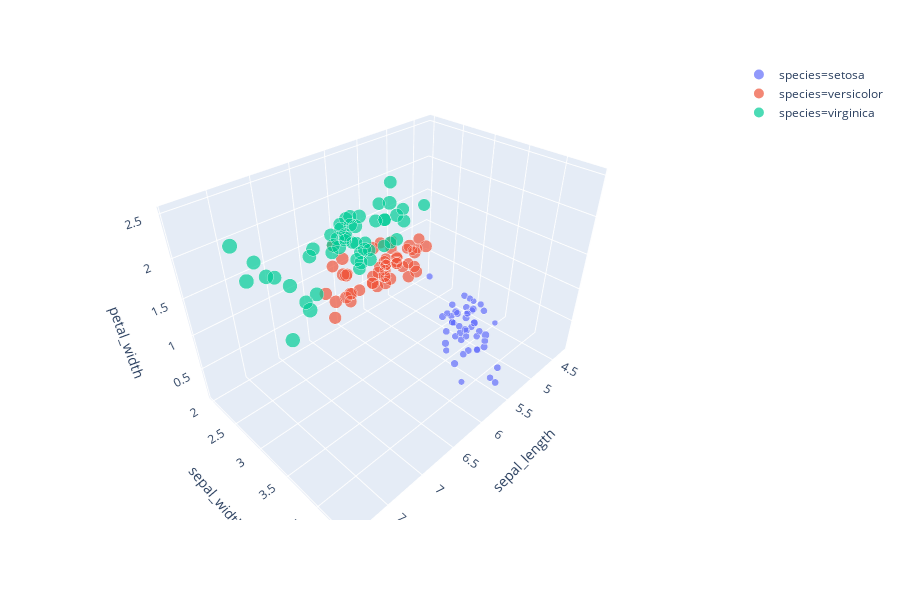

This figure's notebook cell:
### Markdown cell above
## 2. 3D Scatter plot

old version: https://plot.ly/pandas/3d-scatter-plots/

**updated:** https://plot.ly/python/3d-scatter-plots/

Needs a lot to mouse interaction to interpret data.

What about 4-D, 5-D or n-D scatter plot?

**Using Plotly**
```
import plotly.express as px
iris = px.data.iris()
fig = px.scatter_3d(iris, x='sepal_length', y='sepal_width', z='petal_width',
              color='species', size='petal_length', size_max=15 )#,opacity=0.8)
fig.show()
```

### Code cell
import plotly.express as px
iris = px.data.iris()
fig = px.scatter_3d(iris, x='sepal_length', y='sepal_width', z='petal_width',
              color='species', size='petal_length', size_max=15 )#,opacity=0.8)
fig.show()

# note: Inorder to define or change size of plotted points, we need both attributes - 'size' as well as 'size_max'
# size: array of points taken as reference (see varying sizes of points in plots)
# size_max: (number) mazimum size of biggest plot


# Note: Species are easily separable at higher dimensions

### Figure 1 — Plotly figure (JSON) as saved in the notebook; plotly's stock layout.template omitted (floating-point values rounded to 4 significant figures)
{"data": [{"hoverlabel": {"namelength": 0}, "hovertemplate": "species=setosa<br>sepal_length=%{x}<br>sepal_width=%{y}<br>petal_width=%{z}<br>petal_length=%{marker.size}", "legendgroup": "species=setosa", "marker": {"color": "#636efa", "size": [1.4, 1.4, 1.3, 1.5, 1.4, 1.7, 1.4, 1.5, 1.4, 1.5, 1.5, 1.6, 1.4, 1.1, 1.2, 1.5, 1.3, 1.4, 1.7, 1.5, 1.7, 1.5, 1, 1.7, 1.9, 1.6, 1.6, 1.5, 1.4, 1.6, 1.6, 1.5, 1.5, 1.4, 1.5, 1.2, 1.3, 1.5, 1.3, 1.5, 1.3, 1.3, 1.3, 1.6, 1.9, 1.4, 1.6, 1.4, 1.5, 1.4], "sizemode": "area", "sizeref": 0.03067, "symbol": "circle"}, "mode": "markers", "name": "species=setosa", "scene": "scene", "showlegend": true, "type": "scatter3d", "x": [5.1, 4.9, 4.7, 4.6, 5, 5.4, 4.6, 5, 4.4, 4.9, 5.4, 4.8, 4.8, 4.3, 5.8, 5.7, 5.4, 5.1, 5.7, 5.1, 5.4, 5.1, 4.6, 5.1, 4.8, 5, 5, 5.2, 5.2, 4.7, 4.8, 5.4, 5.2, 5.5, 4.9, 5, 5.5, 4.9, 4.4, 5.1, 5, 4.5, 4.4, 5, 5.1, 4.8, 5.1, 4.6, 5.3, 5], "y": [3.5, 3, 3.2, 3.1, 3.6, 3.9, 3.4, 3.4, 2.9, 3.1, 3.7, 3.4, 3, 3, 4, 4.4, 3.9, 3.5, 3.8, 3.8, 3.4, 3.7, 3.6, 3.3, 3.4, 3, 3.4, 3.5, 3.4, 3.2, 3.1, 3.4, 4.1, 4.2, 3.1, 3.2, 3.5, 3.1, 3, 3.4, 3.5, 2.3, 3.2, 3.5, 3.8, 3, 3.8, 3.2, 3.7, 3.3], "z": [0.2, 0.2, 0.2, 0.2, 0.2, 0.4, 0.3, 0.2, 0.2, 0.1, 0.2, 0.2, 0.1, 0.1, 0.2, 0.4, 0.4, 0.3, 0.3, 0.3, 0.2, 0.4, 0.2, 0.5, 0.2, 0.2, 0.4, 0.2, 0.2, 0.2, 0.2, 0.4, 0.1, 0.2, 0.1, 0.2, 0.2, 0.1, 0.2, 0.2, 0.3, 0.3, 0.2, 0.6, 0.4, 0.3, 0.2, 0.2, 0.2, 0.2]}, {"hoverlabel": {"namelength": 0}, "hovertemplate": "species=versicolor<br>sepal_length=%{x}<br>sepal_width=%{y}<br>petal_width=%{z}<br>petal_length=%{marker.size}", "legendgroup": "species=versicolor", "marker": {"color": "#EF553B", "size": [4.7, 4.5, 4.9, 4, 4.6, 4.5, 4.7, 3.3, 4.6, 3.9, 3.5, 4.2, 4, 4.7, 3.6, 4.4, 4.5, 4.1, 4.5, 3.9, 4.8, 4, 4.9, 4.7, 4.3, 4.4, 4.8, 5, 4.5, 3.5, 3.8, 3.7, 3.9, 5.1, 4.5, 4.5, 4.7, 4.4, 4.1, 4, 4.4, 4.6, 4, 3.3, 4.2, 4.2, 4.2, 4.3, 3, 4.1], "sizemode": "area", "sizeref": 0.03067, "symbol": "circle"}, "mode": "markers", "name": "species=versicolor", "scene": "scene", "showlegend": true, "type": "scatter3d", "x": [7, 6.4, 6.9, 5.5, 6.5, 5.7, 6.3, 4.9, 6.6, 5.2, 5, 5.9, 6, 6.1, 5.6, 6.7, 5.6, 5.8, 6.2, 5.6, 5.9, 6.1, 6.3, 6.1, 6.4, 6.6, 6.8, 6.7, 6, 5.7, 5.5, 5.5, 5.8, 6, 5.4, 6, 6.7, 6.3, 5.6, 5.5, 5.5, 6.1, 5.8, 5, 5.6, 5.7, 5.7, 6.2, 5.1, 5.7], "y": [3.2, 3.2, 3.1, 2.3, 2.8, 2.8, 3.3, 2.4, 2.9, 2.7, 2, 3, 2.2, 2.9, 2.9, 3.1, 3, 2.7, 2.2, 2.5, 3.2, 2.8, 2.5, 2.8, 2.9, 3, 2.8, 3, 2.9, 2.6, 2.4, 2.4, 2.7, 2.7, 3, 3.4, 3.1, 2.3, 3, 2.5, 2.6, 3, 2.6, 2.3, 2.7, 3, 2.9, 2.9, 2.5, 2.8], "z": [1.4, 1.5, 1.5, 1.3, 1.5, 1.3, 1.6, 1, 1.3, 1.4, 1, 1.5, 1, 1.4, 1.3, 1.4, 1.5, 1, 1.5, 1.1, 1.8, 1.3, 1.5, 1.2, 1.3, 1.4, 1.4, 1.7, 1.5, 1, 1.1, 1, 1.2, 1.6, 1.5, 1.6, 1.5, 1.3, 1.3, 1.3, 1.2, 1.4, 1.2, 1, 1.3, 1.2, 1.3, 1.3, 1.1, 1.3]}, {"hoverlabel": {"namelength": 0}, "hovertemplate": "species=virginica<br>sepal_length=%{x}<br>sepal_width=%{y}<br>petal_width=%{z}<br>petal_length=%{marker.size}", "legendgroup": "species=virginica", "marker": {"color": "#00cc96", "size": [6, 5.1, 5.9, 5.6, 5.8, 6.6, 4.5, 6.3, 5.8, 6.1, 5.1, 5.3, 5.5, 5, 5.1, 5.3, 5.5, 6.7, 6.9, 5, 5.7, 4.9, 6.7, 4.9, 5.7, 6, 4.8, 4.9, 5.6, 5.8, 6.1, 6.4, 5.6, 5.1, 5.6, 6.1, 5.6, 5.5, 4.8, 5.4, 5.6, 5.1, 5.1, 5.9, 5.7, 5.2, 5, 5.2, 5.4, 5.1], "sizemode": "area", "sizeref": 0.03067, "symbol": "circle"}, "mode": "markers", "name": "species=virginica", "scene": "scene", "showlegend": true, "type": "scatter3d", "x": [6.3, 5.8, 7.1, 6.3, 6.5, 7.6, 4.9, 7.3, 6.7, 7.2, 6.5, 6.4, 6.8, 5.7, 5.8, 6.4, 6.5, 7.7, 7.7, 6, 6.9, 5.6, 7.7, 6.3, 6.7, 7.2, 6.2, 6.1, 6.4, 7.2, 7.4, 7.9, 6.4, 6.3, 6.1, 7.7, 6.3, 6.4, 6, 6.9, 6.7, 6.9, 5.8, 6.8, 6.7, 6.7, 6.3, 6.5, 6.2, 5.9], "y": [3.3, 2.7, 3, 2.9, 3, 3, 2.5, 2.9, 2.5, 3.6, 3.2, 2.7, 3, 2.5, 2.8, 3.2, 3, 3.8, 2.6, 2.2, 3.2, 2.8, 2.8, 2.7, 3.3, 3.2, 2.8, 3, 2.8, 3, 2.8, 3.8, 2.8, 2.8, 2.6, 3, 3.4, 3.1, 3, 3.1, 3.1, 3.1, 2.7, 3.2, 3.3, 3, 2.5, 3, 3.4, 3], "z": [2.5, 1.9, 2.1, 1.8, 2.2, 2.1, 1.7, 1.8, 1.8, 2.5, 2, 1.9, 2.1, 2, 2.4, 2.3, 1.8, 2.2, 2.3, 1.5, 2.3, 2, 2, 1.8, 2.1, 1.8, 1.8, 1.8, 2.1, 1.6, 1.9, 2, 2.2, 1.5, 1.4, 2.3, 2.4, 1.8, 1.8, 2.1, 2.4, 2.3, 1.9, 2.3, 2.5, 2.3, 1.9, 2, 2.3, 1.8]}], "layout": {"height": 600, "legend": {"itemsizing": "constant", "tracegroupgap": 0}, "margin": {"t": 60}, "scene": {"domain": {"x": [0, 0.98], "y": [0, 1]}, "xaxis": {"title": {"text": "sepal_length"}}, "yaxis": {"title": {"text": "sepal_width"}}, "zaxis": {"title": {"text": "petal_width"}}}}}
